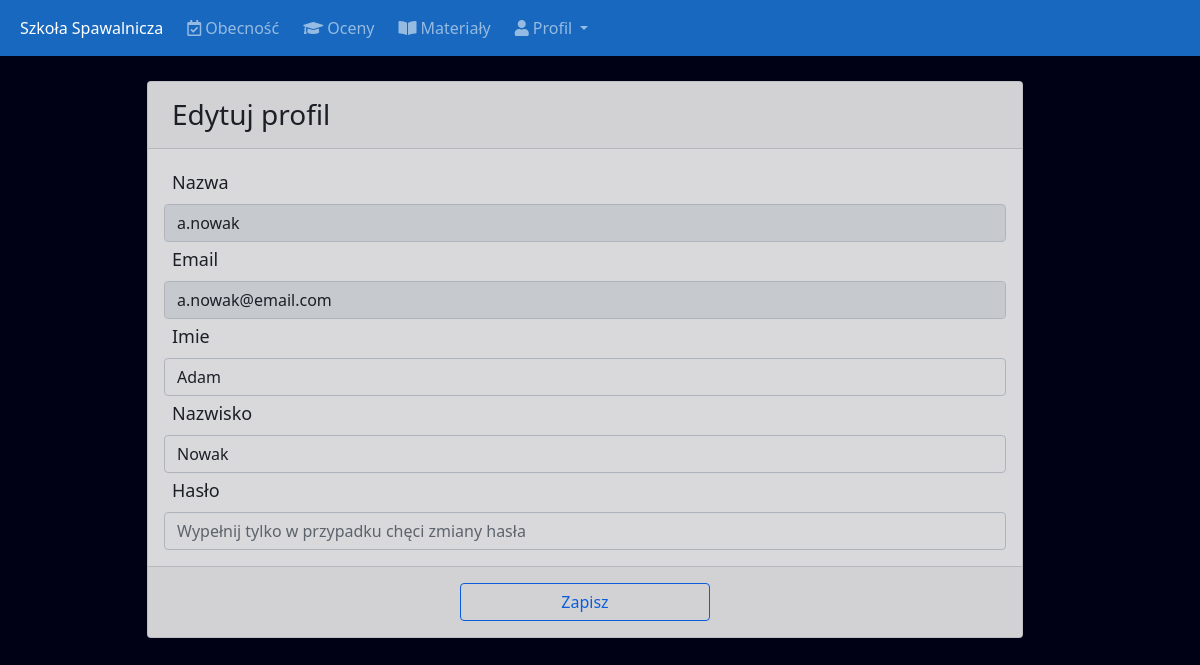
The page /staffprofile/ (signed in) on the database its author committed.
### school/models.py (models this page shows)
class CustomUser(AbstractUser):
    user_type_data=((1,"HOD"),(2,"Staff"),(3,"Student"))
    user_type=models.CharField(default=1, choices=user_type_data,max_length=10)

### school/staffviews.py (the view)
# urls.py: path('staffprofile/', staffviews.staffprofile, name="staffprofile"),
def staffprofile(request):
    user=CustomUser.objects.get(id=request.user.id)
    return render(request,"school/staff/staffprofile.html",{"user":user})

### school/templates/school/staff/staffprofile.html (shortened to what this page needs)
{% extends 'staff/staffbase.html' %}
{% block content %}
<section class="content">
    <div class="container-fluid">
        <div class="row">
            <div class="col-md-12">
                <div class="card card-primary">
                    <div class="card-header">
                        <h3 class="card-title my-2 ms-2">Edytuj profil</h3>
                    </div>
                    <form role="form" action="{% url 'staffprofileedit' %}" method="post">
                        <div class="card-body">
                            <div class="form-group">
                                <label class="label mb-2 mt-1 ms-2">Nazwa</label>
                                <input type="text" class="form-control" name="username" value="{{ user.username }}"
                                    disabled="disabled">
                            </div>
                            <div class="form-group">
                                <label class="label mb-2 mt-1 ms-2">Email</label>
                                <input type="text" class="form-control" name="username" value="{{ user.email }}"
                                    disabled="disabled">
                            </div>
                            <div class="form-group">
                                <label class="label mb-2 mt-1 ms-2">Imie</label>
                                <input type="text" class="form-control" name="first_name" value="{{ user.first_name }}">
                            </div>
                            <div class="form-group">
                                <label class="label mb-2 mt-1 ms-2">Nazwisko</label>
                                <input type="text" class="form-control" name="last_name" value="{{ user.last_name }}">
                            </div>
                            <div class="form-group">
                                <label class="label mb-2 mt-1 ms-2">Hasło</label>
                                <input type="text" class="form-control" name="password" placeholder="Wypełnij tylko w przypadku chęci zmiany hasła">
                            </div>
                        </div>
                        <div class="card-footer">
                            <center>
                                <button type="submit" class="btn btn-outline-primary save my-2">Zapisz</button>
                            </center>
                        </div>
                    </form>
                </div>
            </div>
        </div>
    </div>
</section>
{% endblock %}

### school/templates/school/staff/staffbase.html (style rules this page uses)
body { background: #000115; }

### school/templates/school/staff/staffprofile.html (style rules this page uses)
.content { width: 75%; top: 200px; left: 45%; transform: translate(15%, 25px); opacity: 85%; }
.label { font-size: 18px; }
.btn.btn-outline-primary.save { width: 250px; height: 25x; }

### rows shown on the page
CustomUser: username "a.nowak", username "a.nowak@email.com", first_name "Adam", last_name "Nowak"
